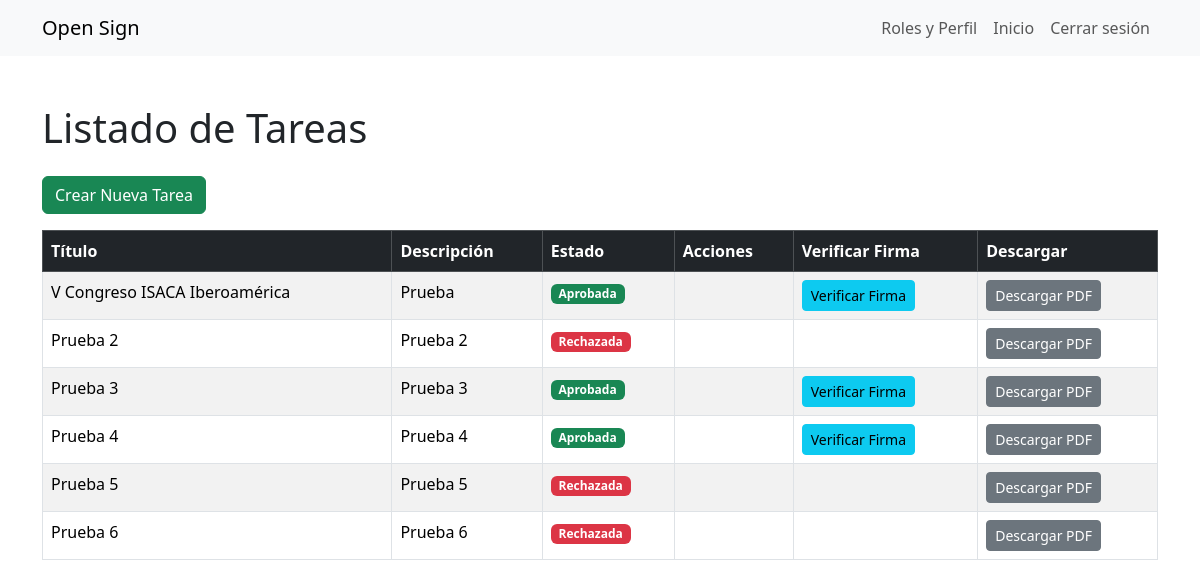
The app's page /tasks/ (signed in), older data.
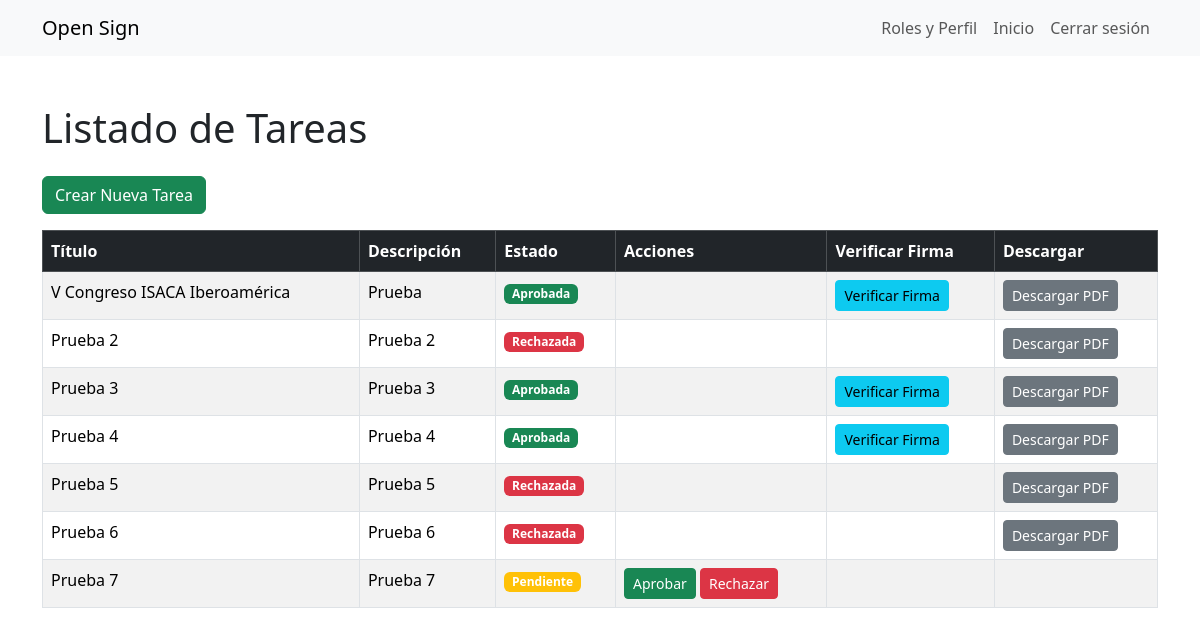
The same page, newer data.
### tasks/models.py (models this page shows, shortened)
class Task(models.Model):
    title = models.CharField(max_length=200)
    description = models.TextField()
    signature = models.BinaryField(null=True, blank=True)  # Almacena la firma digital
    created_by = models.ForeignKey(User, on_delete=models.CASCADE, related_name='created_tasks')
    assigned_to = models.ForeignKey(User, on_delete=models.SET_NULL, null=True, blank=True, related_name='assigned_tasks')
    is_approved = models.BooleanField(default=False)
    is_rejected = models.BooleanField(default=False)
    rejection_comment = models.TextField(blank=True, null=True)  # Nuevo campo
    created_at = models.DateTimeField(auto_now_add=True)

### tasks/views.py (the view)
# urls.py: path('', views.list_tasks, name='list_tasks'),
@login_required
def list_tasks(request):
    tasks = Task.objects.all()
    return render(request, 'tasks/list_tasks.html', {'tasks': tasks})

### tasks/templates/tasks/list_tasks.html (shortened to what this page needs)
{% extends 'base.html' %}
{% block content %}
<h1 class="mb-4">Listado de Tareas</h1>
<a href="{% url 'create_task' %}" class="btn btn-success mb-3">Crear Nueva Tarea</a>
<table class="table table-bordered table-striped">
    <thead class="table-dark">
        <tr>
            <th>Título</th>
            <th>Descripción</th>
            <th>Estado</th>
            <th>Acciones</th>
            <th>Verificar Firma</th>
            <th>Descargar</th>
        </tr>
    </thead>
    <tbody>
        {% for task in tasks %}
        <tr>
            <td>{{ task.title }}</td>
            <td>{{ task.description }}</td>
            <td>
                {% if task.is_approved %}
                    <span class="badge bg-success">Aprobada</span>
                {% elif task.is_rejected %}
                    <span class="badge bg-danger">Rechazada</span>
                {% else %}
                    <span class="badge bg-warning">Pendiente</span>
                {% endif %}
            </td>
            <td>
                {% if not task.is_approved and not task.is_rejected %}
                <a href="{% url 'approve_task' task.id %}" class="btn btn-success btn-sm">Aprobar</a>
                <button type="button" class="btn btn-danger btn-sm" data-bs-toggle="modal" data-bs-target="#rejectModal{{ task.id }}">
                    Rechazar
                </button>
                {% endif %}
            </td>
            <td>
                {% if task.is_approved %}
                    <a href="{% url 'verify_task_signature' task.id %}" class="btn btn-sm btn-info">
                        Verificar Firma
                    </a>
                {% endif %}
            </td>
            <td>
                {% if task.is_approved or task.is_rejected %}
                    <a href="{% url 'download_task_pdf' task.id %}" class="btn btn-sm btn-secondary">
                        Descargar PDF
                    </a>
                {% endif %}
            </td>
        </tr>
        {% endfor %}
    </tbody>
</table>
{% endblock %}

Row changes from the older to the newer data that the page shows:
added Task: title "Prueba 7", description "Prueba 7", is_approved "Pendiente"
